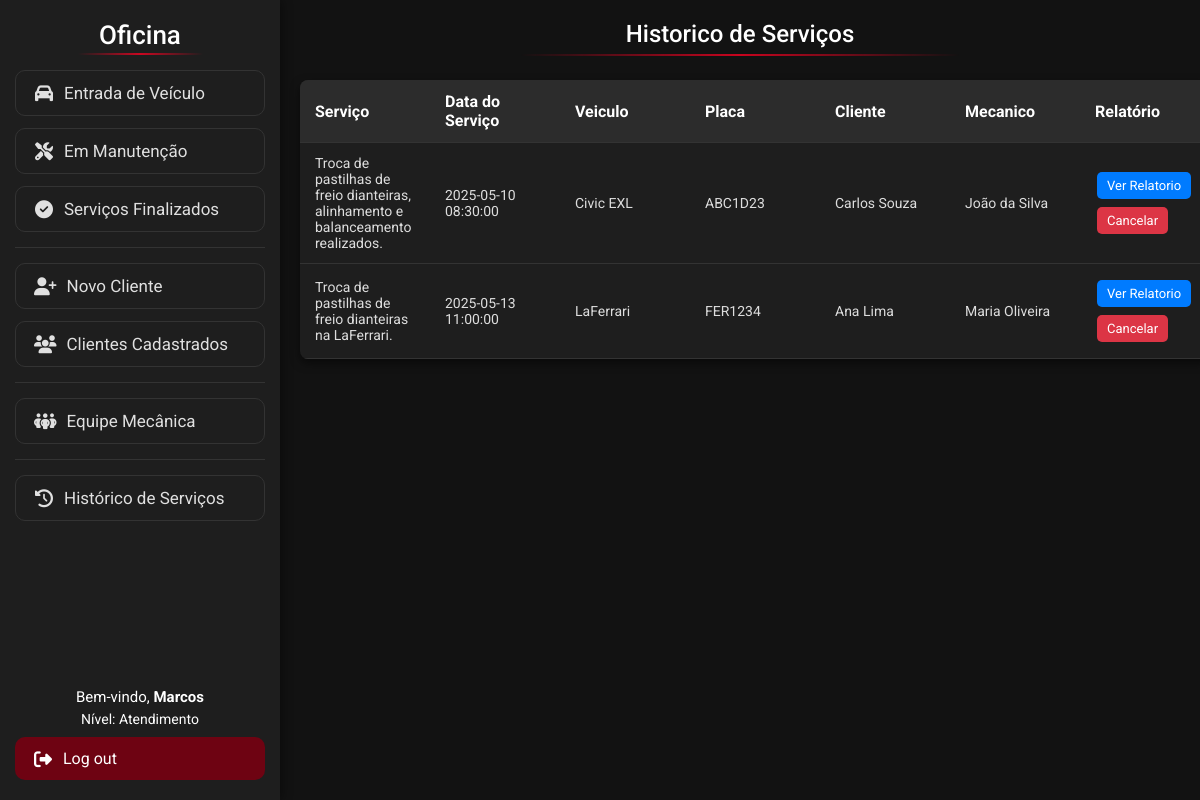
Screenshot of /Visao/ListarServicos.php (signed in) with the database file from the repository.
### tables this page shows
create table servico (
idServico int auto_increment primary key,
idMecanico int,
idCarro int,
descricao TEXT,
dataServico datetime default current_timestamp,

foreign key (idMecanico) references mecanico(idMecanico),
foreign key (idCarro) references carro(idCarro)
);

create table carro (
idCarro int auto_increment primary key,
idCliente int,
modelo varchar(120) not null,
fabricante varchar(40) not null,
ano smallint not null check (ano >= 1886),
placa varchar(80) not null unique,
cor varchar(50) not null,
caracteristicas TEXT,
imagem VARCHAR(255),
status ENUM('Manutencao', 'Finalizado') DEFAULT 'Manutencao',
dataCadastro datetime default current_timestamp,

foreign key (idCliente) references cliente(idCliente)
);

create table cliente (
idCliente int auto_increment primary key,
nome varchar(80) not null,
telefone varchar(80) not null,
email varchar(120) not null,
cpf varchar(14) not null unique,
endereco varchar(200) not null,
dataCadastro datetime default current_timestamp
);

create table mecanico (
idMecanico int auto_increment primary key,
nome varchar(80) not null,
telefone varchar(20) not null,
dataCadastro datetime default current_timestamp
);

### Modelo/DAO/ClassServicoDAO.php (called while the page is built, shortened)
<?php
class ClassServicoDAO
{
    public function listarServicosJoin()
    {
        try {
            $pdo = Conexao::getInstance();
            $sql = "SELECT s.descricao,
            s.dataServico,
            s.idServico,
            c.modelo,
            c.placa,
            cli.nome,
            mec.nome as mecanico
            from servico s
            inner join carro c on s.idCarro = c.idCarro
            inner join cliente cli on c.idCliente = cli.idCliente
            inner join mecanico mec on s.idMecanico = mec.idMecanico;";
            $stmt = $pdo->prepare($sql);
            $stmt->execute();
            return $stmt->fetchAll(PDO::FETCH_ASSOC);
        } catch (PDOException $exc) {
            echo $exc->getMessage();
        }
    }
}

### Visao/ListarServicos.php (the view, shortened to what this page needs)
<!DOCTYPE html>
<html lang="pt-BR">
<head>
    <link rel="stylesheet" href="css/lista.css">
</head>
<body>
    <?php
    include 'Menu.php';
    ?>
    <h1 class="titulo">Historico de Serviços</h1>
    <table class="tabela-clientes">
        <thead>
            <tr>
                <th>Serviço</th>
                <th>Data do Serviço</th>
                <th>Veiculo</th>
                <th>Placa</th>
                <th>Cliente</th>
                <th>Mecanico</th>
                <th>Relatório</th>
            </tr>
        </thead>
        <tbody>
            <?php
            require_once "../Modelo/DAO/ClassServicoDAO.php";
            $classServicoDAO = new ClassServicoDAO();
            $servicos = $classServicoDAO->listarServicosJoin();
            foreach ($servicos as $servico) {
                echo '<tr>';
                echo '<td>' . $servico['descricao'] . '</td>';
                echo '<td>' . $servico['dataServico'] . '</td>';
                echo '<td>' . $servico['modelo'] . '</td>';
                echo '<td>' . $servico['placa'] . '</td>';
                echo '<td>' . $servico['nome'] . '</td>';
                echo '<td>' . $servico['mecanico'] . '</td>';
                echo '<td>
                <a href="ListarRelatorio.php?idex=' .$servico['idServico'] . '"class="btn btn-editar">Ver Relatorio</a>
                  <a href="../Controle/ExcluirServico.php?idex=' .$servico['idServico'] . '"class="btn btn-excluir">Cancelar</a>
                </td>';
                echo '</tr>';
            }
            ?>
        </tbody>
    </table>
</body>
</html>

### Visao/css/lista.css (style rules this page uses)
* { box-sizing: border-box; font-family: 'Roboto', sans-serif; margin: 0; padding: 0; }
body { background-color: #121212; color: #e0e0e0; padding: 20px; margin-left: 280px; }
.titulo { color: white; margin-bottom: 1.5rem; font-weight: 500; font-size: 24px; text-align: center; position: relative; padding-bottom: 0.5rem; }
.titulo::after { content: ''; position: absolute; bottom: 0; left: 25%; width: 50%; height: 2px; background: linear-gradient(90deg, transparent, #ff0022c4, transparent); }
.tabela-clientes { width: 100%; min-width: 600px; border-collapse: collapse; background-color: #1e1e1e; border-radius: 8px; overflow: hidden; box-shadow: 0 4px 10px rgba(0, 0, 0, 0.5); }
.tabela-clientes th, .tabela-clientes td { padding: 12px 15px; text-align: left; border-bottom: 1px solid #333; word-wrap: break-word; }
.tabela-clientes th { background-color: #2c2c2c; color: #ffffff; }
.tabela-clientes td { color: #dddddd; font-size: 14px; min-width: 130px; }
.btn { padding: 6px 10px; border: none; border-radius: 5px; cursor: pointer; font-size: 13px; margin: 4px 2px; display: inline-block; white-space: nowrap; text-align: center; }
.btn-editar { background-color: #007bff; color: white; text-decoration: none; }
.btn-excluir { background-color: #dc3545; color: white; text-decoration: none; }

### rows the page displays
servico: descricao "Troca de pastilhas de freio dianteiras, alinhamento e balanceamento realizados.", dataServico "2025-05-10 08:30:00", idCarro.modelo "Civic EXL", idCarro.placa "ABC1D23", cliente.nome "Carlos Souza", idMecanico.nome "João da Silva"
servico: descricao "Troca de pastilhas de freio dianteiras na LaFerrari.", dataServico "2025-05-13 11:00:00", idCarro.modelo "LaFerrari", idCarro.placa "FER1234", cliente.nome "Ana Lima", idMecanico.nome "Maria Oliveira"

### other values shown
$_SESSION['login'] "Marcos"
